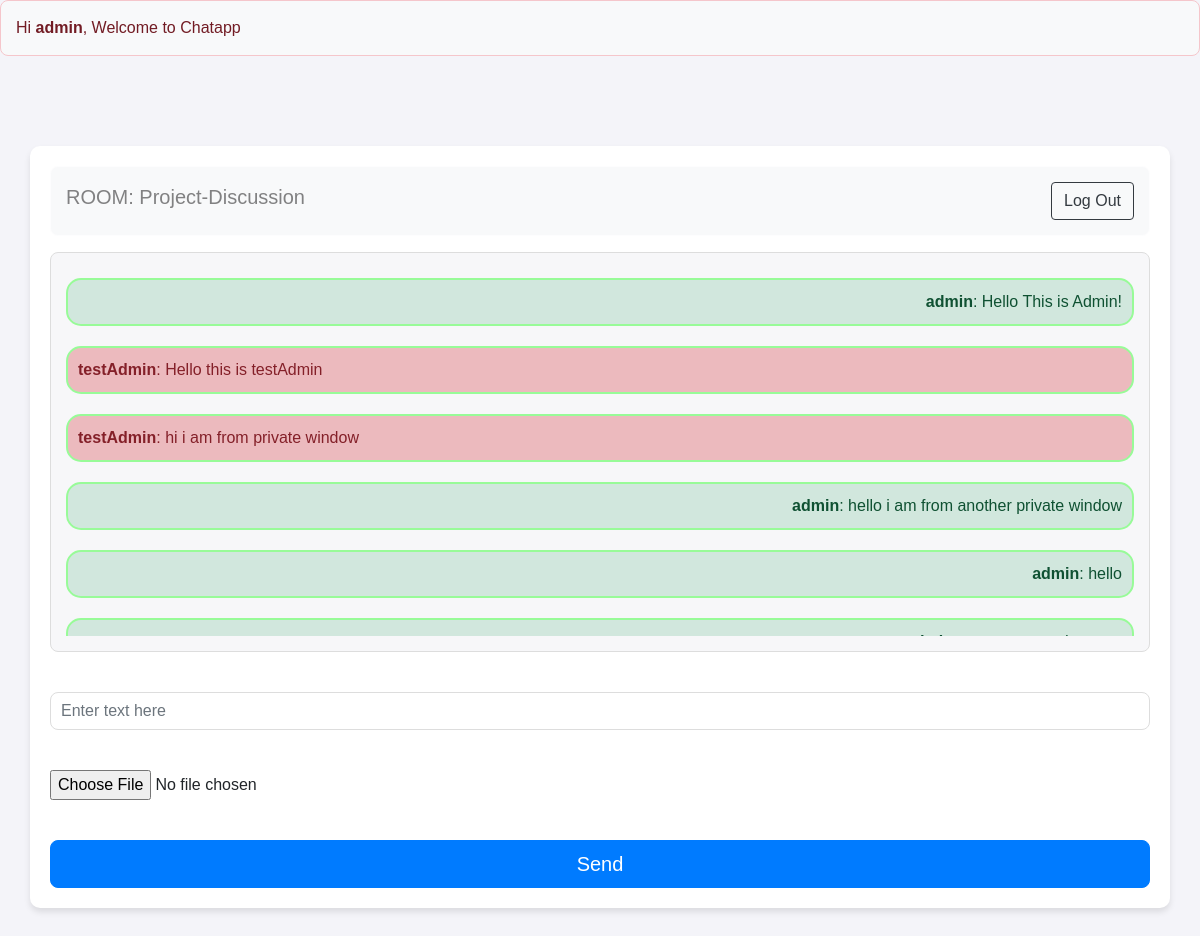
The app's page /Project_room (signed in) with its own data.
### chatapp/models.py (models this page shows, shortened)
class Room(models.Model):
    name = models.CharField(max_length=20)
    slug = models.SlugField(max_length=100)

class Message(models.Model):
    user = models.ForeignKey(User, on_delete=models.CASCADE)
    content = models.TextField(blank=True, null=True)
    room = models.ForeignKey(Room, on_delete=models.CASCADE)
    created_on = models.DateTimeField(auto_now_add=True)
    file = models.FileField(upload_to='uploads/', blank=True, null=True)

### chatapp/views.py (the view)
# urls.py: path("<str:slug>", views.room, name="room"),
def room(request,slug):
    room_name=Room.objects.get(slug=slug).name
    messages=Message.objects.filter(room=Room.objects.get(slug=slug))
    return render(request, "room.html",{"room_name":room_name,"slug":slug,'messages':messages})

### templates/room.html (shortened to what this page needs)
{% extends 'base.html' %}
{% block content %}
{% if user.is_authenticated %}
<div class="container">
  <div class="row d-flex justify-content-center">
    <div class="col-12">
      <div class="alert alert-light d-flex justify-content-between align-items-center" role="alert">
        <h5>ROOM: {{ room_name }}</h5>
        <a href="/accounts/logout/">
          <button type="button" class="btn btn-outline-dark logout-btn">Log Out</button>
        </a>
      </div>
      <form id="message-form" enctype="multipart/form-data">
        <div class="form-group chat-box-container">
          {% if messages %}
          <div class="chatbox" id="chatbox">
            {% for message in messages %}
            <div class="chat-message {% if message.user == request.user %}text-right my-message{% else %}text-left other-message{% endif %}">
              <b>{{ message.user.username }}</b>:
              {% if message.file %}
              <a href="{{ message.file.url }}" download>{{ message.file.name }}</a>
              {% else %}
              {{ message.content }}
              {% endif %}
              <br>
            </div>
            {% endfor %}
          </div>
          {% else %}
          <div class="chatbox">
            <b>No Messages in this Room.</b>
          </div>
          {% endif %}
        </div>
        <br />
        <div class="form-group">
          <input class="form-control message-input" placeholder="Enter text here" id="my_input" name="content" type="text" />
        </div>
        <br />
        <div class="form-group">
          <input class="form-control-file" type="file" id="file_input" name="file" />
        </div>
        <br />
        <button type="submit" class="btn btn-primary btn-lg btn-block send-btn" id="submit_button">Send</button>
      </form>
    </div>
  </div>
</div>
{% endif %}
{% endblock %}

### templates/base.html (shortened to what this page needs)
<!doctype html>
<html lang="en">
  <head>
    <link rel="stylesheet" href="https://cdn.jsdelivr.net/npm/bootstrap@4.3.1/dist/css/bootstrap.min.css">
  </head>
  <body>
    {% block header%}
    <div class="alert alert-danger" role="alert">
        Hi <b>{{ user.username }}</b>, Welcome to Chatapp
      </div>
      <br/>
    {% endblock %}
    <main>
      {% block content %}
      {% endblock %}
    </main>
  </body>
</html>

### templates/base.html (style rules this page uses)
.chat-message { width: 100%; border: 2px solid palegreen; border-radius: 6px; margin: 2px 0px; }

### templates/room.html (style rules this page uses)
body { font-family: Arial, sans-serif; background-color: #f4f4f9; }
.container { background-color: #ffffff; padding: 20px; border-radius: 10px; box-shadow: 0 4px 6px rgba(0, 0, 0, 0.1); margin-top: 50px; }
.alert { background-color: #f8f9fa; border-radius: 8px; padding: 15px; }
.chat-box-container { height: 400px; overflow-y: auto; background-color: #f7f7f9; border-radius: 8px; padding: 15px; border: 1px solid #ddd; }
.chatbox { height: 100%; overflow-y: auto; }
.chat-message { margin: 10px 0; padding: 10px; border-radius: 15px; display: inline-block; }
.my-message { background-color: #d1e7dd; color: #0f5132; align-self: flex-end; }
.other-message { background-color:rgb(236, 186, 190); color: #842029; align-self: flex-start; }
.message-input { border-radius: 8px; padding: 10px; border: 1px solid #ddd; }
.send-btn { background-color: #007bff; color: white; border-radius: 8px; }

### records on screen
Room: name "Project-Discussion"
Message: user.username "admin", content "Hello This is Admin!"
Message: user.username "testAdmin", content "Hello this is testAdmin"
Message: user.username "testAdmin", content "hi i am from private window"
Message: user.username "admin", content "hello i am from another private window"
Message: user.username "admin", content "hello"

### other values on screen
{{ user.username }} "admin"
